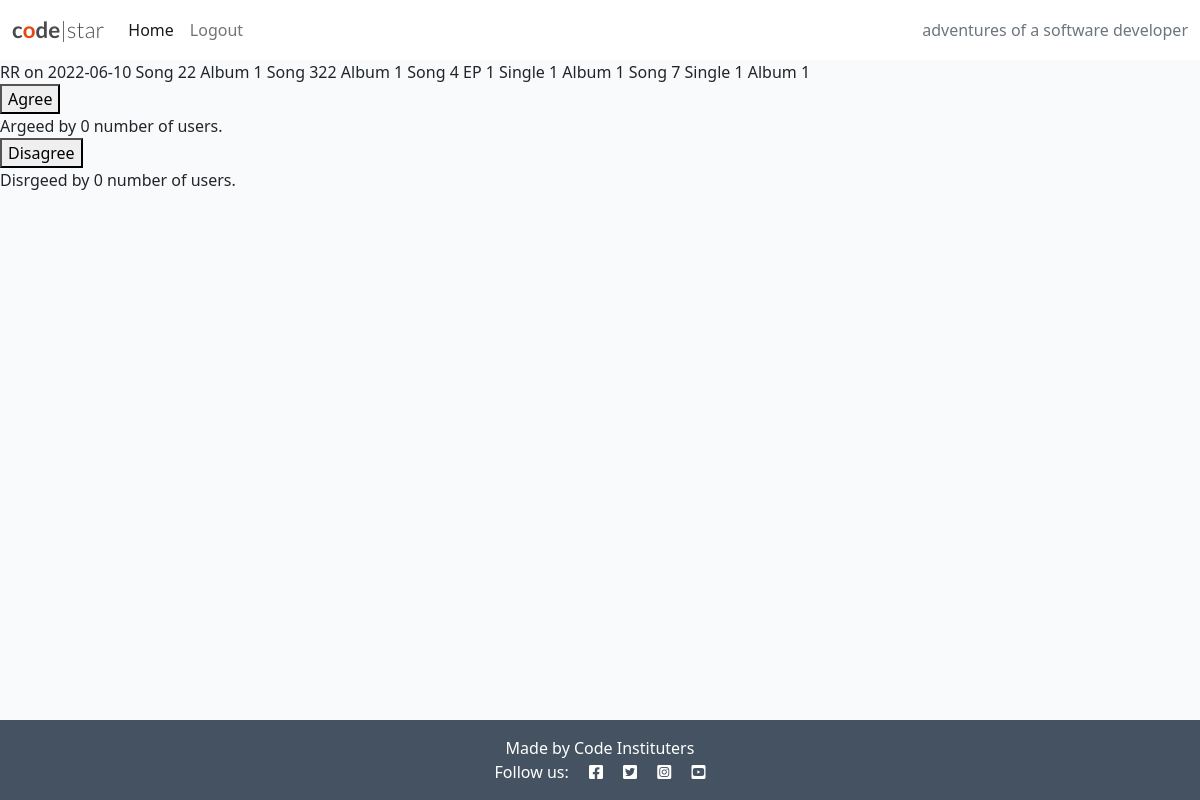
The app's page /setlist/setlist-detail/1/ (signed in) with its own data.
### setlist/models.py (models this page shows, shortened)
class Setlist(models.Model):
    gig = models.OneToOneField('home.Gig', related_name='setlist_gig', on_delete=models.CASCADE, null=True)
    author = models.ForeignKey(User, on_delete=models.SET_NULL, null=True)
    song = models.ManyToManyField(Song)
    status = models.IntegerField(choices=STATUS, default=0)
    agree = models.ManyToManyField(User, related_name='setlist_agree', blank=True)
    disagree = models.ManyToManyField(User, related_name='setlist_disagree', blank=True)
    def __str__(self):
        return f"{self.gig.venue} on {self.gig.date}"

class Venue(models.Model):
    name = models.CharField(max_length=200)
    city = models.CharField(max_length=200)
    def __str__(self):
        return self.name

class Song(models.Model):
    title = models.CharField(max_length=200)
    slug = models.SlugField(max_length=200, unique=True, null=True)

class Release(models.Model):
    title = models.CharField(max_length=200)
    songs = models.ManyToManyField(Song, related_name="releases")
    slug = models.SlugField(max_length=200, unique=True, null=True)
    def __str__(self):
        return self.title

### home/models.py (models this page shows, shortened)
class Gig(models.Model):
    date = models.DateField(auto_now_add=False, auto_now=False, blank=True, null=True)
    venue = models.ForeignKey('setlist.Venue', on_delete=models.CASCADE, null=True)
    featured_image = CloudinaryField('image', default='placeholder')

### setlist/views.py (the view)
# urls.py: path('setlist-detail/<str:pk>/', setlist_detail, name='detail'),
@login_required
def setlist_detail(request, pk):
    setlist = Setlist.objects.get(id=pk)
    context = {
        'setlist': setlist,
    }
    return render(request, 'setlist/setlist-detail.html', context)

### setlist/templates/setlist/setlist-detail.html (shortened to what this page needs)
{% extends 'base.html' %}
{% block content %}
{{ setlist }}
{% for song in setlist.song.all %}
    {{ song.title }}
    {% for release in song.releases.all %}
        {{ release }}
    {% endfor %}
{% endfor %}
{% if user.id != setlist.author.id %}
        <form action="{% url 'agree' setlist.pk %}" method="POST">
            <button type="submit", name="setlist_id", value="{{ setlist.id }}">Agree</button>
        </form>
        Argeed by {{ setlist.agree.all.count }} number of users.
        <form action="{% url 'disagree' setlist.pk %}" method="POST">
            <button type="submit", name="setlist_id", value="{{ setlist.id }}">Disagree</button>
        </form>
        Disrgeed by {{ setlist.disagree.all.count }} number of users.
{% endif %}
{% endblock %}

### static/css/style.css (style rules this page uses)
body { background-color: #F9FAFC; }
.main-bg { background-color: #F9FAFC; }

### records on screen
Setlist: gig.date "RR on 2022-06-10", agree.all.count "0", disagree.all.count "0"
Song: title "Song 22"
Release: title "Album 1"
Song: title "Song 322"
Song: title "Song 4"
Release: title "EP 1"
Release: title "Single 1"
Song: title "Song 7"
